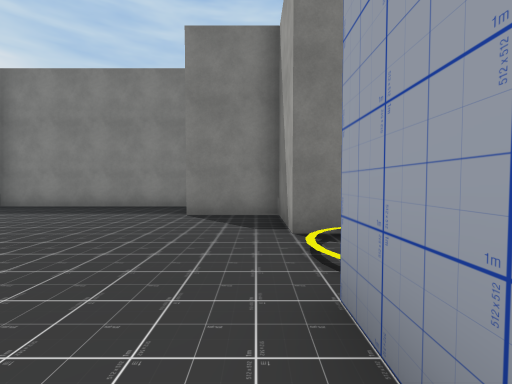
view 1 (above)

16 first-person views from a walk through a Unity game level. The camera is 1.4 m above the floor, tilts 2° down and sees 90° across. The floor is counted in squares, 2 m on a side. Each view is taken from the middle of a square. On the plan, view 1 faces up. The plan holds only what a view shows up to about 9 squares ahead; the rest is blank. The place goes on beyond the plan. Some animated figures are left out. Some surface patterns are stand-ins.

view 2
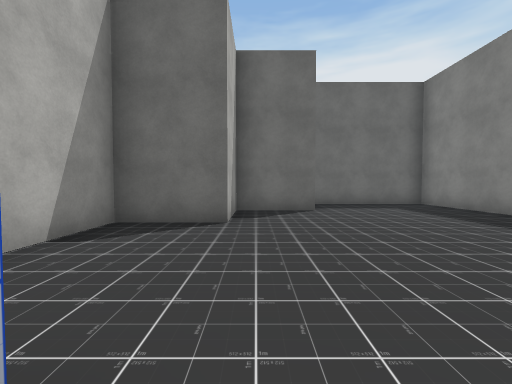

view 3
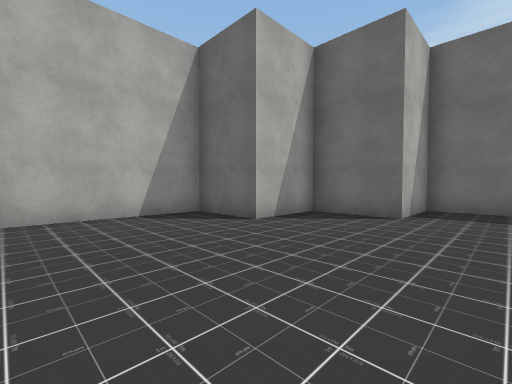

view 4
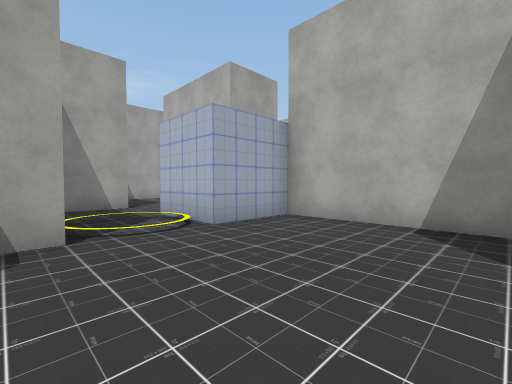

view 5
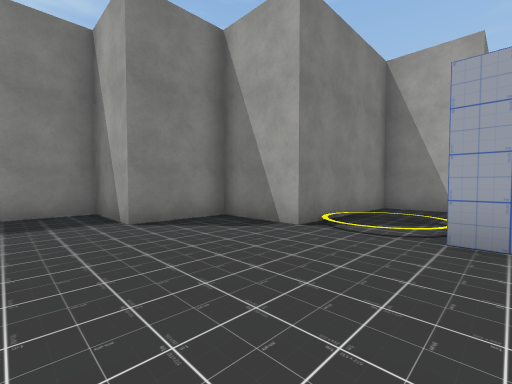

view 6
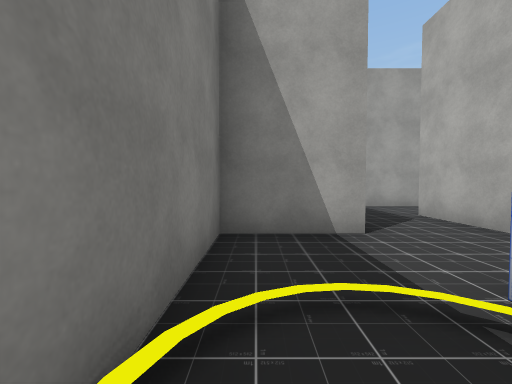

view 7
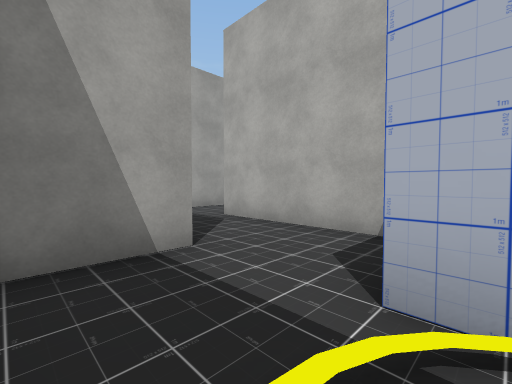

view 8
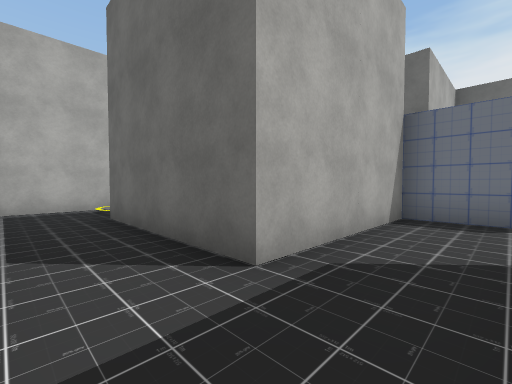

view 9
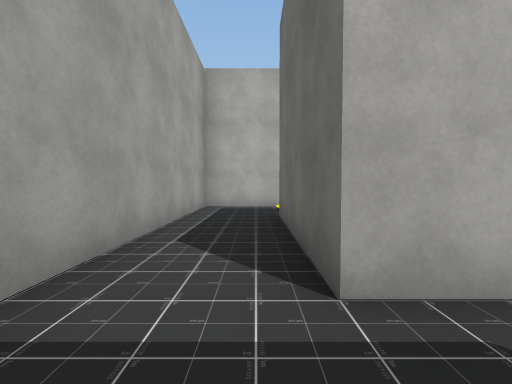

view 10
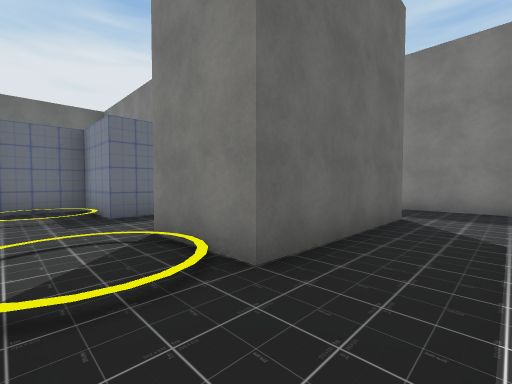

view 11
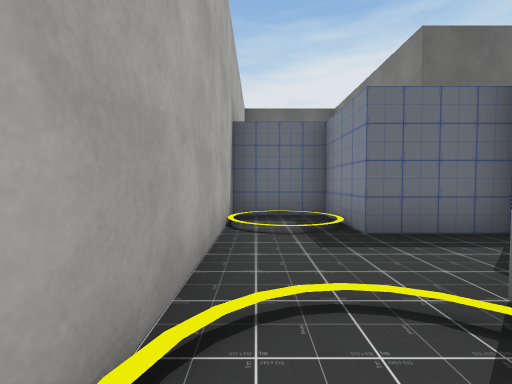

view 12
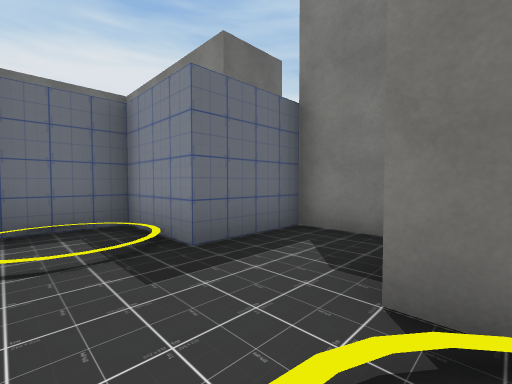

view 13
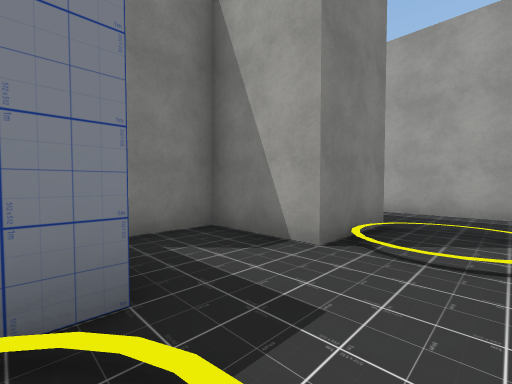

view 14
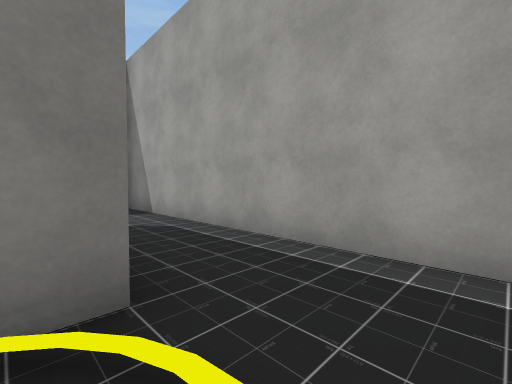

view 15
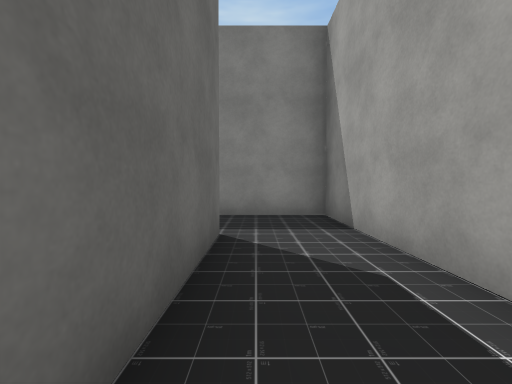

view 16
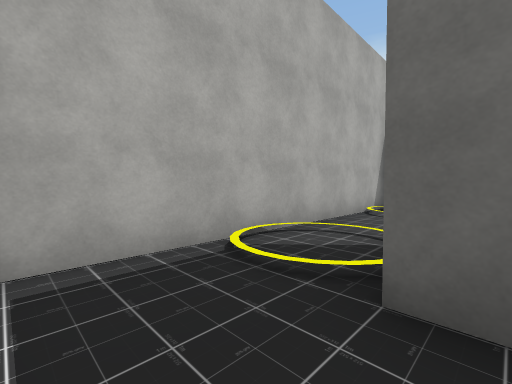

### Floor plan
Points are (right, up) in squares from view 1. A wall is a line through its corners. A room is listed if a view was taken in it or the views show most of it. See-through windows are left out.
Room 1 (views 1, 3, 4, 5)
walls: (0.5, 3.5) (0.5, 5.5) (-1.5, 5.5) (-1.5, 7.5) (-7.5, 7.5) (-7.5, 3.5) (-5.5, 3.5) (-5.5, 1.5) (-3.5, 1.5) (-3.5, -0.5) (0.5, -0.5) (0.5, 1.5)
ways out: opening at (1.5, 2.5) to room 2
Room 2 (views 2, 6, 7)
walls: (2.5, 1.1) (2.5, -0.5) (4.5, -0.5); (4.5, 1.4) (4.5, 3.5) (0.5, 3.5); (0.5, 1.5) (2.5, 1.5)
ways out: opening at (1.5, 2.5) to room 1; opening at (5.5, 0.5) to room 3
Room 3 (views 8, 9, 10, 11, 12, 14, 15, 16)
walls: (4.5, -0.5) (6.5, -0.5) (6.5, -4.5) (4.5, -4.5); (4.5, -6.5) (8.5, -6.5) (8.5, 1.5) (5.9, 1.5)
ways out: opening at (5.5, 0.5) to room 2; opening at (5.5, -5.5) to room 4
Room 4 (view 13)
walls: (4.5, -4.5) (4.5, -2.5) (2.5, -2.5) (2.5, -4.5) (0.5, -4.5) (0.5, -6.5) (4.5, -6.5)
ways out: opening at (5.5, -5.5) to room 3

Positions as (right, up) in squares from view 1, and headings:
1: (0, 0), facing up
2: (1, 2), facing left
3: (0, 5), facing down-left
4: (-3, 4), facing down-right
5: (-3, 1), facing up-right
6: (1, 3), facing right
7: (2, 3), facing down-right
8: (8, 1), facing down-left
9: (7, 1), facing down
10: (8, -6), facing up-left
11: (6, -6), facing left
12: (5, -6), facing up-left
13: (2, -6), facing up-right
14: (6, -6), facing up-right
15: (7, -4), facing up
16: (8, -4), facing down-left
